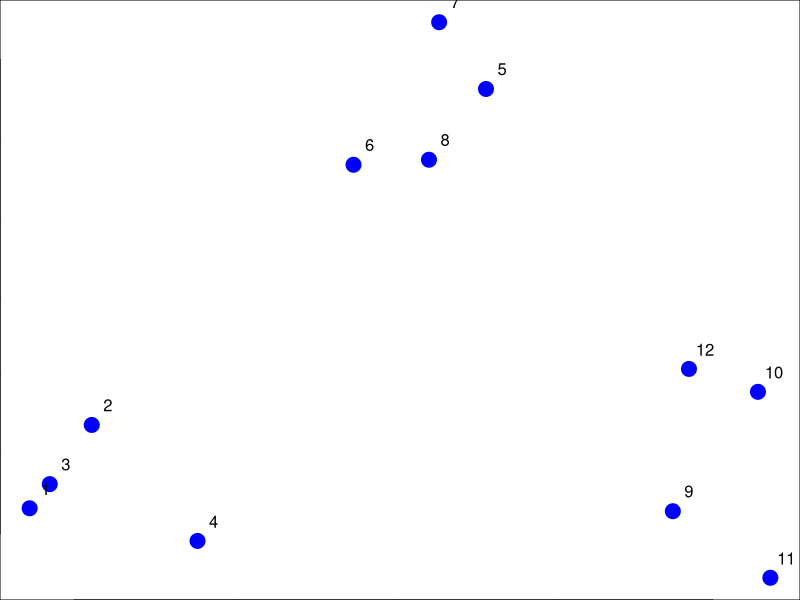
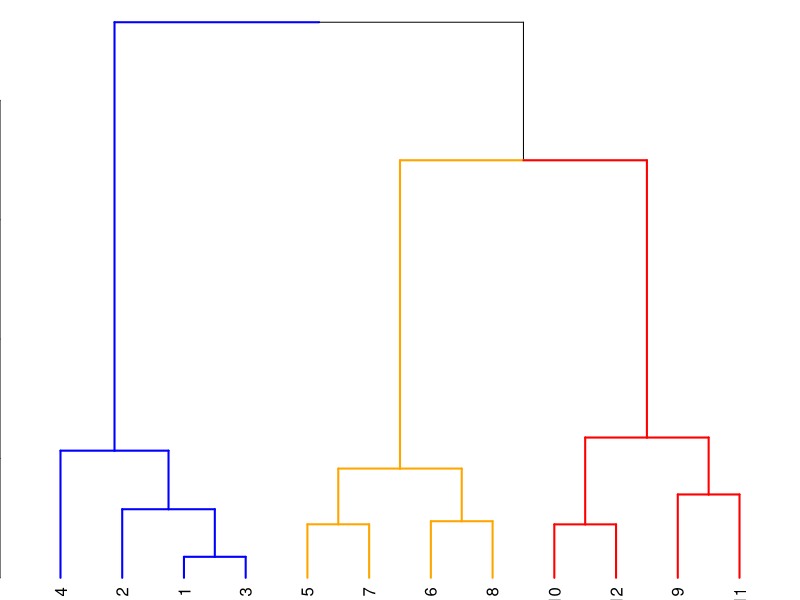

Source code (R) for these figures, in order:
## ---- chunk 1
set.seed(71675)
par(mar=c(0,0,0,0))
x<-rnorm(12,mean=rep(1:3,each = 4), sd = 0.2)
y<-rnorm(12,mean=rep(c(1,2,1), each = 4), sd = 0.2)
plot(x,y, col="blue", pch=19,cex=2)
text(x+0.05, y+0.05, labels = as.character(1:12))
## ---- chunk 2
library(data.table)
dt<-data.table(x=x,y=y)
dist(dt)
## ---- chunk 3
distxy<- dist(dt)
hClustering<-hclust(distxy)

# Function to color branches
colbranches <- function(node, col){
  
  # Find the attributes of current node
  a <- attributes(node)
  
  # Color edges with requested color
  attr(node, "edgePar") <- c(a$edgePar, list(col=col, lwd=2))
  
  # Return the node!
  node
}

# get the dendrogram object
dendro <- as.dendrogram(hClustering)

dendro[[2]][[1]] = dendrapply(dendro[[2]][[1]], colbranches, "orange")
dendro[[2]][[2]] = dendrapply(dendro[[2]][[2]], colbranches, "red")
dendro[[1]] = dendrapply(dendro[[1]], colbranches, "blue")

plot(dendro)
